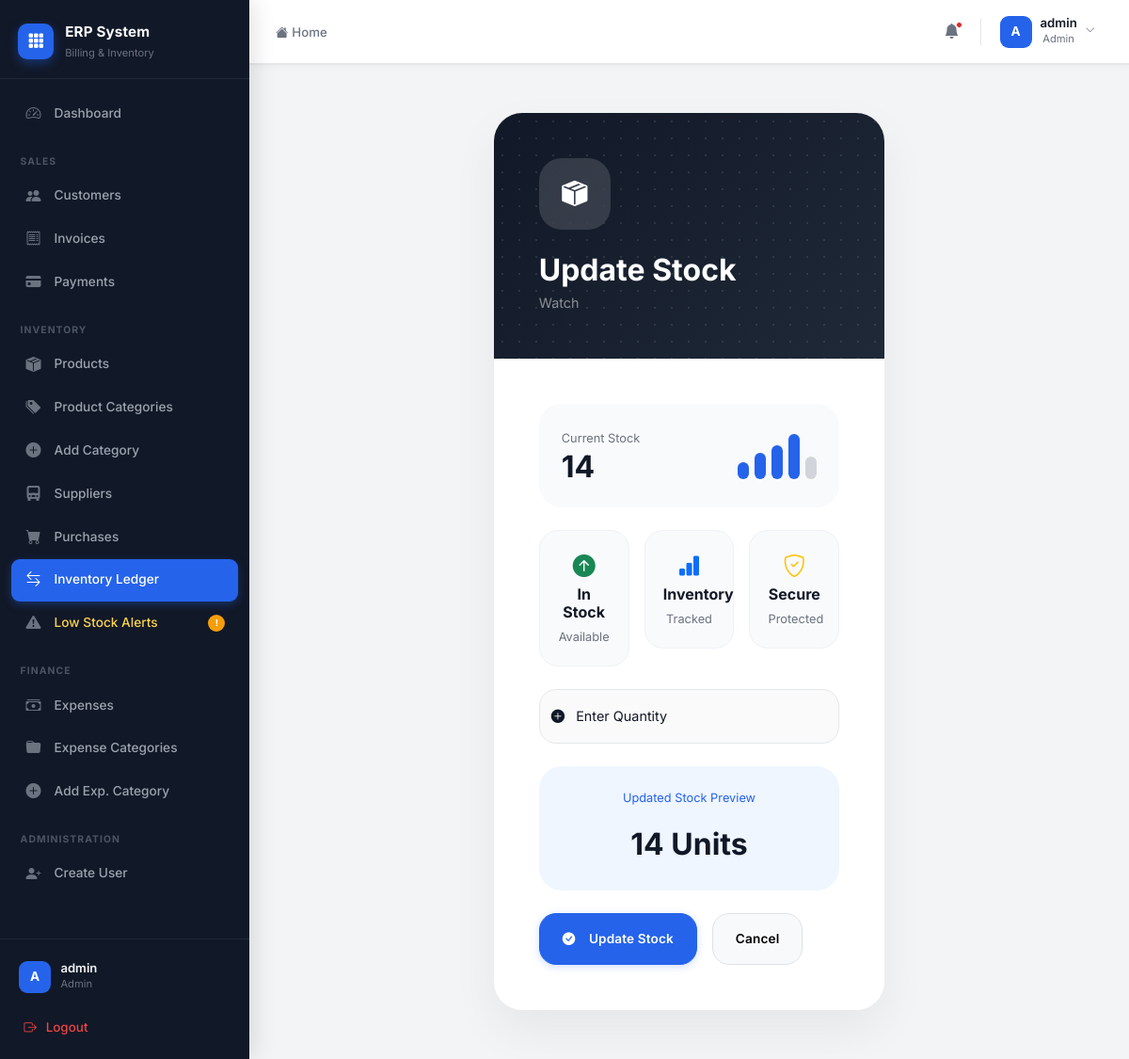
/products/stock/4/ (signed in), run on the app's committed database.
### accounts/models.py (models this page shows)
class CustomUser(AbstractUser):
    ROLE_CHOICES = (
        ('admin', 'Admin'),
        ('staff', 'Staff'),
        ('accountant', 'Accountant'),
    )
    role = models.CharField(max_length=20, choices=ROLE_CHOICES, default='staff')
    phone = models.CharField(max_length=15, blank=True, null=True)

### products/models.py (models this page shows, shortened)
class Product(models.Model):
    name = models.CharField(max_length=255)
    sku = models.CharField(max_length=50, unique=True)
    category = models.ForeignKey(Category, on_delete=models.SET_NULL, null=True)
    purchase_price = models.DecimalField(max_digits=10, decimal_places=2)
    selling_price = models.DecimalField(max_digits=10, decimal_places=2)
    stock = models.IntegerField(default=0)
    low_stock_threshold = models.IntegerField(default=5)
    created_at = models.DateTimeField(auto_now_add=True)

### products/views.py (the view)
# urls.py: path('stock/<int:pk>/', update_stock, name='update_stock'),
@login_required
@admin_required
def update_stock(request, pk):
    product = get_object_or_404(Product, pk=pk)
    if request.method == 'POST':
        quantity = int(request.POST.get('quantity'))
        product.stock += quantity  # add stock
        product.save()
        return redirect('product_list')
    return render(request, 'products/update_stock.html', {'product': product})

### templates/products/update_stock.html (shortened to what this page needs)
{% extends 'layouts/admin_base.html' %}
{% block admin_content %}
<div class="container-fluid py-4">
    <div class="row justify-content-center">
        <div class="col-xl-6 col-lg-7">
            <div class="stock-card overflow-hidden">
                <div class="stock-header">
                    <div class="header-overlay"></div>
                    <div class="position-relative">
                        <div class="stock-icon">
                            <i class="bi bi-box-seam-fill"></i>
                        </div>
                        <h2 class="fw-bold text-white mb-1">
                            Update Stock
                        </h2>
                        <p class="text-white-50 mb-0">
                            {{ product.name }}
                        </p>
                    </div>
                </div>
                <div class="card-body p-4 p-lg-5">
                    <div class="stock-overview mb-4">
                        <div class="stock-left">
                            <span>Current Stock</span>
                            <h2>{{ product.stock }}</h2>
                        </div>
                        <div class="stock-chart">
                            <div class="chart-bar active"></div>
                            <div class="chart-bar active"></div>
                            <div class="chart-bar active"></div>
                            <div class="chart-bar active"></div>
                            <div class="chart-bar"></div>
                        </div>
                    </div>
                    <div class="row g-3 mb-4">
                        <div class="col-md-4">
                            <div class="stock-mini-card">
                                <i class="bi bi-arrow-up-circle-fill text-success"></i>
                                <h6>In Stock</h6>
                                <span>Available</span>
                            </div>
                        </div>
                        <div class="col-md-4">
                            <div class="stock-mini-card">
                                <i class="bi bi-bar-chart-fill text-primary"></i>
                                <h6>Inventory</h6>
                                <span>Tracked</span>
                            </div>
                        </div>
                        <div class="col-md-4">
                            <div class="stock-mini-card">
                                <i class="bi bi-shield-check text-warning"></i>
                                <h6>Secure</h6>
                                <span>Protected</span>
                            </div>
                        </div>
                    </div>
                    <form method="POST">
                        <div class="form-floating mb-4">
                            <input type="number"
                                   name="quantity"
                                   id="quantity"
                                   class="form-control stock-input"
                                   placeholder="Quantity"
                                   required>
                            <label for="quantity">
                            </label>
                        </div>
                        <div class="stock-preview mb-4">
                            <div class="preview-title">
                                Updated Stock Preview
                            </div>
                            <div class="preview-value">
                                <span id="previewStock">
                                    {{ product.stock }}
                                </span>
                                Units
                            </div>
                        </div>
                        <div class="d-flex gap-3 flex-wrap">
                            <button type="submit"
                                    class="btn btn-primary stock-btn px-4 py-3">
                                <i class="bi bi-check-circle-fill me-2"></i>
                                Update Stock
                            </button>
                            <a href="{% url 'product_list' %}"
                               class="btn btn-light border stock-btn px-4 py-3">
                                Cancel
                            </a>
                        </div>
                    </form>
                </div>
            </div>
        </div>
    </div>
</div>
{% endblock %}

### templates/layouts/admin_base.html (shortened to what this page needs)
{% extends 'base.html' %}
{% block content %}
<div class="erp-shell">
    <aside class="erp-sidebar" id="erpSidebar">
        <div class="sidebar-logo">
            <div class="logo-icon">
                <i class="bi bi-grid-3x3-gap-fill"></i>
            </div>
            <div class="logo-text">
                <span class="logo-name">ERP System</span>
                <span class="logo-sub">Billing & Inventory</span>
            </div>
        </div>
        <nav class="sidebar-nav" id="sidebarNav">
            <a href="{% url 'admin_dashboard' %}"
               class="nav-item {% if request.resolver_match.url_name == 'admin_dashboard' %}active{% endif %}">
                <span class="nav-icon"><i class="bi bi-speedometer2"></i></span>
                <span class="nav-label">Dashboard</span>
            </a>
            <div class="nav-section-label">Sales</div>
            <a href="{% url 'customer_list' %}"
               class="nav-item {% if 'customer' in request.resolver_match.url_name %}active{% endif %}">
                <span class="nav-icon"><i class="bi bi-people-fill"></i></span>
                <span class="nav-label">Customers</span>
            </a>
            <a href="{% url 'invoice_list' %}"
               class="nav-item {% if 'invoice' in request.resolver_match.url_name %}active{% endif %}">
                <span class="nav-icon"><i class="bi bi-receipt"></i></span>
                <span class="nav-label">Invoices</span>
            </a>
            {% if request.user.role == 'admin' or request.user.role == 'accountant' %}
            <a href="{% url 'payment_list' %}"
               class="nav-item {% if 'payment' in request.resolver_match.url_name %}active{% endif %}">
                <span class="nav-icon"><i class="bi bi-credit-card-fill"></i></span>
                <span class="nav-label">Payments</span>
            </a>
            {% endif %}
            <div class="nav-section-label">Inventory</div>
            <a href="{% url 'product_list' %}"
               class="nav-item {% if request.resolver_match.url_name == 'product_list' %}active{% endif %}">
                <span class="nav-icon"><i class="bi bi-box-seam-fill"></i></span>
                <span class="nav-label">Products</span>
            </a>
            {% if request.user.role == 'admin' %}
            <a href="{% url 'category_list' %}"
               class="nav-item {% if 'category' in request.resolver_match.url_name %}active{% endif %}">
                <span class="nav-icon"><i class="bi bi-tags-fill"></i></span>
                <span class="nav-label">Product Categories</span>
            </a>
            <a href="{% url 'add_category' %}"
               class="nav-item {% if request.resolver_match.url_name == 'add_category' %}active{% endif %}">
                <span class="nav-icon"><i class="bi bi-plus-circle-fill"></i></span>
                <span class="nav-label">Add Category</span>
            </a>
            <a href="{% url 'supplier_list' %}"
               class="nav-item {% if 'supplier' in request.resolver_match.url_name %}active{% endif %}">
                <span class="nav-icon"><i class="bi bi-truck-front-fill"></i></span>
                <span class="nav-label">Suppliers</span>
            </a>
            <a href="{% url 'purchase_list' %}"
               class="nav-item {% if 'purchase' in request.resolver_match.url_name %}active{% endif %}">
                <span class="nav-icon"><i class="bi bi-cart-fill"></i></span>
                <span class="nav-label">Purchases</span>
            </a>
            {% endif %}
            <a href="{% url 'stock_movement_list' %}"
               class="nav-item {% if 'stock' in request.resolver_match.url_name %}active{% endif %}">
                <span class="nav-icon"><i class="bi bi-arrow-left-right"></i></span>
                <span class="nav-label">Inventory Ledger</span>
            </a>
            <a href="{% url 'product_list' %}" class="nav-item nav-warning">
                <span class="nav-icon"><i class="bi bi-exclamation-triangle-fill"></i></span>
                <span class="nav-label">Low Stock Alerts</span>
                <span class="nav-badge">!</span>
            </a>
            {% if request.user.role == 'admin' or request.user.role == 'accountant' %}
            <div class="nav-section-label">Finance</div>
            <a href="{% url 'expense_list' %}"
               class="nav-item {% if 'expense' in request.resolver_match.url_name %}active{% endif %}">
                <span class="nav-icon"><i class="bi bi-cash-stack"></i></span>
                <span class="nav-label">Expenses</span>
            </a>
            <a href="{% url 'expense_category_list' %}"
               class="nav-item {% if 'expense_category' in request.resolver_match.url_name %}active{% endif %}">
                <span class="nav-icon"><i class="bi bi-folder-fill"></i></span>
                <span class="nav-label">Expense Categories</span>
            </a>
            {% if request.user.role == 'admin' %}
            <a href="{% url 'create_expense_category' %}"
               class="nav-item {% if request.resolver_match.url_name == 'create_expense_category' %}active{% endif %}">
                <span class="nav-icon"><i class="bi bi-plus-circle-fill"></i></span>
                <span class="nav-label">Add Exp. Category</span>
            </a>
            {% endif %}
            {% endif %}
            {% if request.user.role == 'admin' %}
            <div class="nav-section-label">Administration</div>
            <a href="{% url 'register_user' %}"
               class="nav-item {% if request.resolver_match.url_name == 'register_user' %}active{% endif %}">
                <span class="nav-icon"><i class="bi bi-person-plus-fill"></i></span>
                <span class="nav-label">Create User</span>
            </a>
            {% endif %}
        </nav>
        <div class="sidebar-footer">
            <div class="user-card">
                <div class="user-avatar">
                    {{ request.user.username|slice:":1"|upper }}
                </div>
                <div class="user-info">
                    <div class="user-name">{{ request.user.username }}</div>
                    <div class="user-role">{{ request.user.role|title }}</div>
                </div>
            </div>
            <a href="{% url 'logout' %}" class="logout-btn">
                <i class="bi bi-box-arrow-right"></i>
                <span>Logout</span>
            </a>
        </div>
    </aside>
    <div class="erp-main">
        <header class="erp-topbar">
            <div class="topbar-left">
                <nav aria-label="breadcrumb">
                    <ol class="breadcrumb mb-0">
                        <li class="breadcrumb-item">
                            <a href="{% url 'admin_dashboard' %}">
                                <i class="bi bi-house-fill me-1"></i>Home
                            </a>
                        </li>
                    </ol>
                </nav>
            </div>
            <div class="topbar-right">
                <button class="topbar-icon-btn" title="Notifications">
                    <i class="bi bi-bell-fill"></i>
                    <span class="notif-dot"></span>
                </button>
                <div class="dropdown">
                    <button class="topbar-user-btn dropdown-toggle" data-bs-toggle="dropdown" aria-expanded="false">
                        <div class="topbar-avatar">
                            {{ request.user.username|slice:":1"|upper }}
                        </div>
                        <div class="topbar-user-info d-none d-sm-block">
                            <div class="topbar-username">{{ request.user.username }}</div>
                            <div class="topbar-userrole">{{ request.user.role|title }}</div>
                        </div>
                        <i class="bi bi-chevron-down topbar-chevron d-none d-sm-block"></i>
                    </button>
                </div>
            </div>
        </header>
        <main class="erp-page-content page-content">
            {% block admin_content %}{% endblock %}
        </main>
    </div>
</div>
{% endblock %}

### data on the page
CustomUser: user.username "A", user.username "admin", user.role "Admin"
Product: name "Watch", stock "14"
